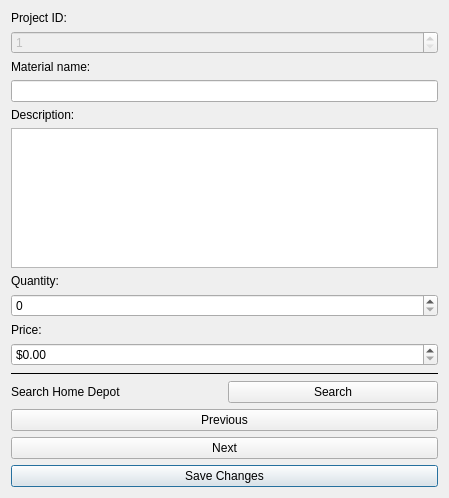
<?xml version="1.0" encoding="UTF-8"?>
<ui version="4.0">
 <class>Form</class>
 <widget class="QWidget" name="Form">
  <property name="geometry">
   <rect>
    <x>0</x>
    <y>0</y>
    <width>449</width>
    <height>498</height>
   </rect>
  </property>
  <property name="windowTitle">
   <string>Edit Materials</string>
  </property>
  <layout class="QVBoxLayout" name="verticalLayout">
   <item>
    <widget class="QLabel" name="label">
     <property name="text">
      <string>Project ID:</string>
     </property>
    </widget>
   </item>
   <item>
    <widget class="QSpinBox" name="idSpinBox">
     <property name="enabled">
      <bool>false</bool>
     </property>
     <property name="sizePolicy">
      <sizepolicy hsizetype="Expanding" vsizetype="Fixed">
       <horstretch>0</horstretch>
       <verstretch>0</verstretch>
      </sizepolicy>
     </property>
     <property name="minimum">
      <number>1</number>
     </property>
     <property name="maximum">
      <number>1000000</number>
     </property>
    </widget>
   </item>
   <item>
    <widget class="QLabel" name="label_2">
     <property name="text">
      <string>Material name:</string>
     </property>
    </widget>
   </item>
   <item>
    <widget class="QLineEdit" name="materialNameEdit"/>
   </item>
   <item>
    <widget class="QLabel" name="label_3">
     <property name="text">
      <string>Description:</string>
     </property>
    </widget>
   </item>
   <item>
    <widget class="QPlainTextEdit" name="descTextEdit"/>
   </item>
   <item>
    <widget class="QLabel" name="label_4">
     <property name="text">
      <string>Quantity:</string>
     </property>
    </widget>
   </item>
   <item>
    <widget class="QSpinBox" name="qtySpinBox">
     <property name="sizePolicy">
      <sizepolicy hsizetype="Expanding" vsizetype="Fixed">
       <horstretch>0</horstretch>
       <verstretch>0</verstretch>
      </sizepolicy>
     </property>
     <property name="maximum">
      <number>100000</number>
     </property>
    </widget>
   </item>
   <item>
    <widget class="QLabel" name="label_5">
     <property name="text">
      <string>Price:</string>
     </property>
    </widget>
   </item>
   <item>
    <widget class="QDoubleSpinBox" name="priceSpinBox">
     <property name="sizePolicy">
      <sizepolicy hsizetype="Expanding" vsizetype="Fixed">
       <horstretch>0</horstretch>
       <verstretch>0</verstretch>
      </sizepolicy>
     </property>
     <property name="buttonSymbols">
      <enum>QAbstractSpinBox::UpDownArrows</enum>
     </property>
     <property name="showGroupSeparator" stdset="0">
      <bool>true</bool>
     </property>
     <property name="prefix">
      <string>$</string>
     </property>
     <property name="maximum">
      <double>1000000.000000000000000</double>
     </property>
    </widget>
   </item>
   <item>
    <widget class="Line" name="line">
     <property name="frameShadow">
      <enum>QFrame::Plain</enum>
     </property>
     <property name="lineWidth">
      <number>1</number>
     </property>
     <property name="orientation">
      <enum>Qt::Horizontal</enum>
     </property>
    </widget>
   </item>
   <item>
    <layout class="QHBoxLayout" name="horizontalLayout">
     <item>
      <widget class="QLabel" name="label_6">
       <property name="text">
        <string>Search Home Depot</string>
       </property>
      </widget>
     </item>
     <item>
      <widget class="QPushButton" name="searchHdBtn">
       <property name="text">
        <string>Search</string>
       </property>
      </widget>
     </item>
    </layout>
   </item>
   <item>
    <widget class="QPushButton" name="previousBtn">
     <property name="text">
      <string>Previous</string>
     </property>
    </widget>
   </item>
   <item>
    <widget class="QPushButton" name="nextBtn">
     <property name="text">
      <string>Next</string>
     </property>
    </widget>
   </item>
   <item>
    <widget class="QPushButton" name="saveBtn">
     <property name="text">
      <string>Save Changes</string>
     </property>
     <property name="default">
      <bool>true</bool>
     </property>
    </widget>
   </item>
  </layout>
 </widget>
 <resources/>
 <connections/>
</ui>
